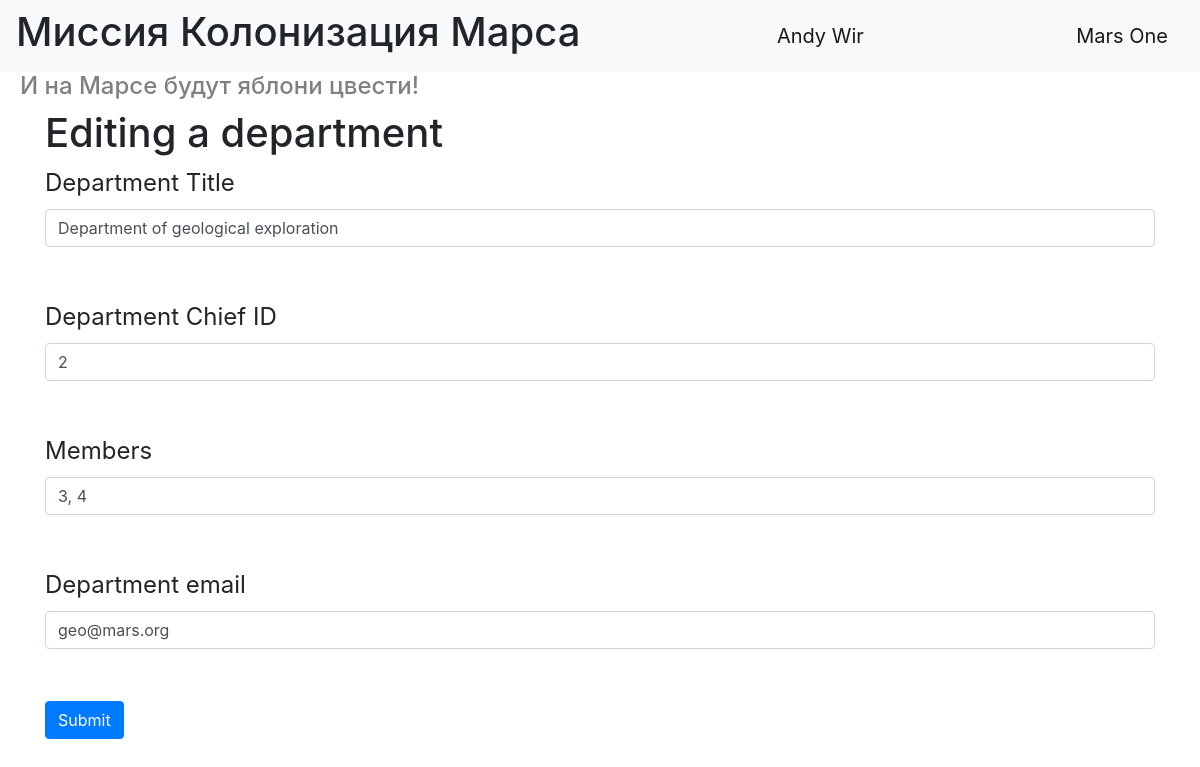
Page /editdepartment/1 (signed in) on the earlier database version.
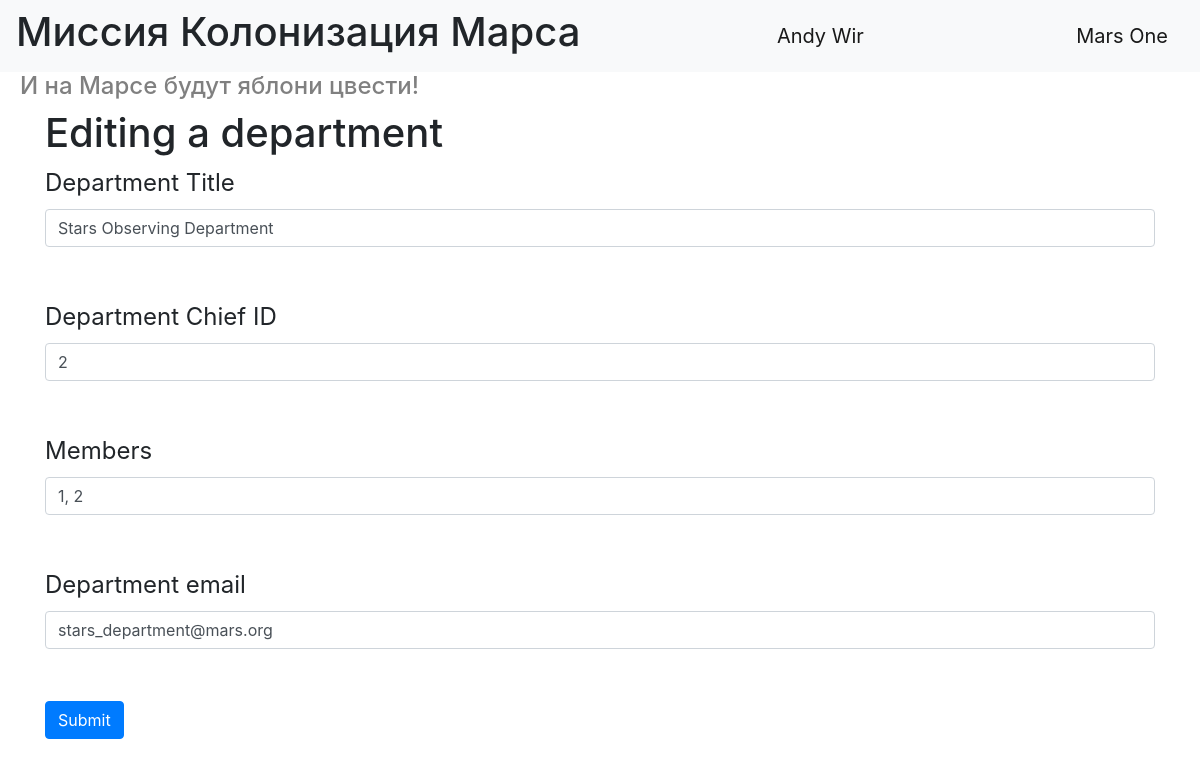
Same page on the later database version.
### data/departments.py (models this page shows)
class Department(SqlAlchemyBase, SerializerMixin):
    __tablename__ = 'department'
    id = sqlalchemy.Column(sqlalchemy.Integer,
                           primary_key=True, autoincrement=True)
    title = sqlalchemy.Column(sqlalchemy.String, nullable=True, unique=True)
    chief = sqlalchemy.Column(sqlalchemy.Integer, sqlalchemy.ForeignKey("users.id"), nullable=True)
    members = sqlalchemy.Column(sqlalchemy.String, nullable=True)
    email = sqlalchemy.Column(sqlalchemy.String,
                              index=True, unique=True, nullable=True)
    users = orm.relationship("User",
                             secondary=association_table,
                             back_populates="departments")
    chief_user = orm.relationship("User", foreign_keys=[chief])

### main.py (the view, shortened to what this page needs)
@app.route('/editdepartment/<int:id>', methods=['GET', 'POST'])
@login_required
def edit_department(id):
    form = DepartmentsForm()
    if request.method == "GET":
        department = db_sess.query(Department).filter(
            Department.id == id,
            or_(
                Department.chief == current_user.id,
                current_user.id == 1,
            )
        ).first()
        if department:
            form.title.data = department.title
            form.chief.data = department.chief
            form.members.data = department.members
            form.email.data = department.email
        else:
            abort(404)
    return render_template('department_add.html', title='Editing a department', form=form)

### forms/departments.py
class DepartmentsForm(FlaskForm):
    title = StringField('Department Title', validators=[DataRequired()])
    chief = IntegerField("Department Chief ID", validators=[DataRequired()])
    members = StringField("Members",
                          validators=[DataRequired(),
                                      Regexp(r'^\d+(?:, \d+)*$', message="Формат: '1, 2, 3' "
                                                                         "(обязателен пробел после запятой)")])
    email = EmailField('Department email', validators=[DataRequired()])
    submit = SubmitField('Submit')

### main.py (called while the page is built)
@login_manager.user_loader
def load_user(user_id):
    return db_sess.query(User).get(user_id)

### templates/department_add.html (shortened to what this page needs)
{% extends "base.html" %}
{% block content %}
<h1>{{ title }}</h1>
<form action="" method="post">
    <p>
        {{ form.title.label }}<br>
        {{ form.title(class="form-control") }}<br>
    </p>
    <p>
        {{ form.chief.label }}<br>
        {{ form.chief(class="form-control") }}<br>
    </p>
    <p>
        {{ form.members.label }}<br>
        {{ form.members(class="form-control") }}<br>
    </p>
    <p>
        {{ form.email.label }}<br>
        {{ form.email(class="form-control", type="email") }}<br>
    </p>
    <p>{{ form.submit(type="submit", class="btn btn-primary") }}</p>
</form>
{% endblock %}

Differences in the rows shown:
changed Department: title "Department of geological exploration" → "Stars Observing Department"; members "3, 4" → "1, 2"; email "geo@mars.org" → "stars_department@mars.org"
